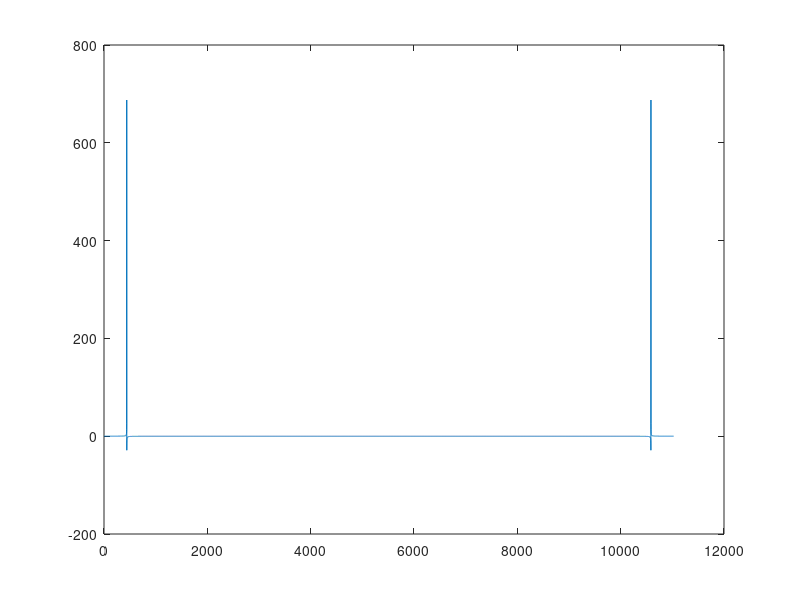

The MATLAB source for this figure:
close all
f = 440;
sampling_rate = 11025;
n = 0:1/sampling_rate:1;
x = sin(2*pi*f*n);

X = fft(x);

freq_range = 0:(sampling_rate);

plot(freq_range, X);
%% prof code
% close all
% f = 440;
% sampling_rate = 11025;
% n = 0:1/sampling_rate:1;
% x = sin(2*pi*f*n);
% 
% N = 256;
% xw = conv(x(1:N),hamming(N));
% 
% X = fft(xw);
% X_mag = 20*log10(abs(X));
% X_phase = unwrap(angle(X));
% 
% f = (0:N-1)*sampling_rate/N;
% 
% % original & windowed signal
% figure(1);
% plot(n(1:N), x(1:N),'r'); hold on
% plot(n(1:N), xw(1:N),'b');
% hold off
% legend('original signal', 'windowed signal');
% 
% figure(2);
% plot(f, X_mag);
% 
% figure(3);
% plot(f, X_phase);
% 
% autoArrangeFigures()